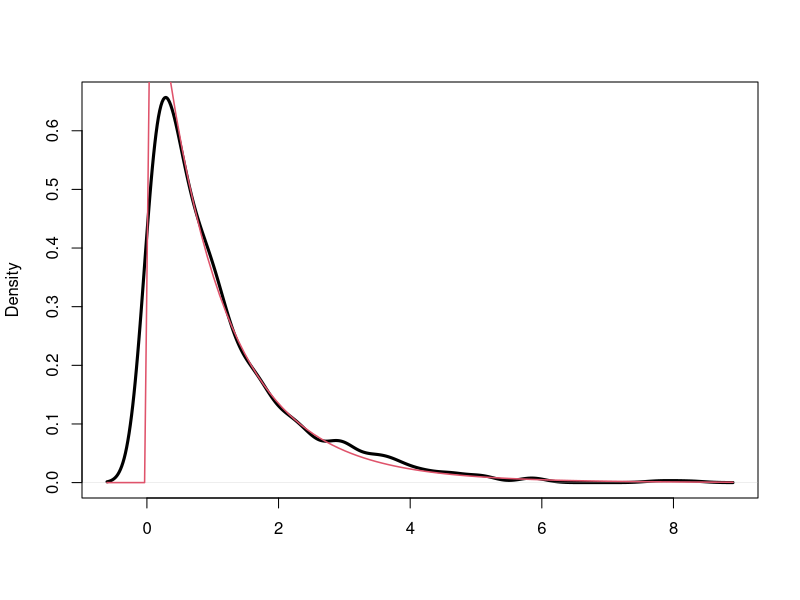
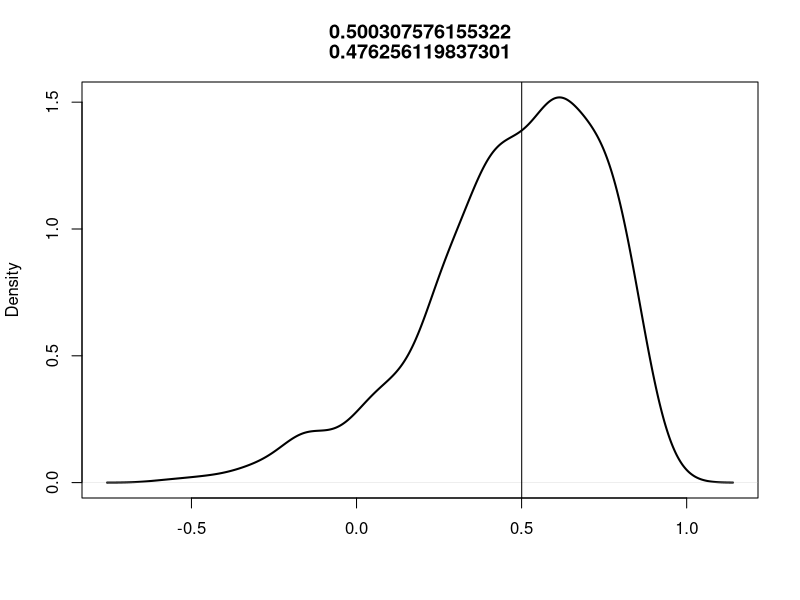

Recreate these plots in R, in order.
## ---- chunk 1
knitr::opts_chunk$set(echo = TRUE)

## ---- chunk 2
set.seed(61236)
# N: population size
# n : sample size
# iter : number of iteratrions
N=10000
n=100
B= 1000
x=rpois(N,100)
y=rpois(N,100)
z=rpois(N,100)
mux=mean(x)
muy=mean(y)
muz=mean(z)
mu=mean(c(mux,muy,muz))
sigma_x=var(x)
var_ybar=((N-n)/N)*(1/n)*sigma_x # Var(y_bar)=(N-n)/N*(1/n)*sigma^2
SD=var_ybar
## ---- chunk 3
set.seed(61236)
G=3
MSE = rep(NA, B)
for (i in 1:B){
 y1=rnorm(n=n, mean = mux, sd=SD)
 y2=rnorm(n=n, mean = mux, sd=SD)
 y3=rnorm(n=n, mean = mux, sd=SD)
 SSE=sum(y1^2)+sum(y2^2)+sum(y3^2)-(sum(y1)^2+sum(y2)^2+sum(y3)^2)/n
 MSE[i] = SSE/(G*(n-1))
}
sprintf('E(MSE)為%.2f',mean(MSE))

## ---- chunk 4
set.seed(61236)
G=3;
me = rep(NA, B)
for (i in 1:B){
 y1=rnorm(n=n, mean = mux, sd=SD)
 y2=rnorm(n=n, mean = muy, sd=SD)
 y3=rnorm(n=n, mean = muz, sd=SD)
 me[i]=(mean(y1)+mean(y2)+mean(y3))/G
}
sprintf('E(bias)為%.10f',mu-mean(me))
## ---- chunk 5
set.seed(61236)
G=3;n=10;SD=5
MSE = rep(NA, B)
for (i in 1:B){
 y1=rnorm(n=n, mean = 1, sd=SD)
 y2=rnorm(n=n, mean = 1, sd=SD)
 y3=rnorm(n=n, mean = 1, sd=SD)
 SSE=sum(y1^2)+sum(y2^2)+sum(y3^2)-(sum(y1)^2+sum(y2)^2+sum(y3)^2)/n
 MSE[i] = SSE/(G*(n-1))
}
sprintf('E(MSE)為%.2f,variance為%.0f,兩者相差%.3f',mean(MSE),SD^2,(SD^2)-mean(MSE))
## ---- chunk 6
F.value=rep(NA,B)
for (i in 1:B){
 y1=rnorm(n=n, mean = mux, sd=SD)
 y2=rnorm(n=n, mean = mux, sd=SD)
 y3=rnorm(n=n, mean = mux, sd=SD)
 SSE=sum(y1^2)+sum(y2^2)+sum(y3^2)-(sum(y1)^2+sum(y2)^2+sum(y3)^2)/n
 SSTR =  (sum(y1)^2+sum(y2)^2+sum(y3)^2)/n - (sum(y1+y2+y3))^2/(G*n)
 MSTR = SSTR / (G-1)
 MSE = SSE/(G*(n-1))
 F.value[i]=MSTR/MSE
}

plot(density(F.value), lwd=3, col=1, main="", xlab="")
curve(df(x, df1=(G-1), df2=(G*(n-1))),add=T, col=2, lwd=1.5)

## ---- chunk 7
b=rep(NA,B)
p=muz/sqrt((mux+muy)*(muy+muz))
for (i in 1:B){
 x1=rpois(n=n, mux)
 x2=rpois(n=n, muy)
 x3=rpois(n=n, muz)
 y1=x1+x3
 y2=x2+x3
 b[i]=cor(y1,y2)
}
plot(density(b), lwd=2, col=1, main=c(p,mean(b)), xlab="")
par(new=TRUE)
abline(v=p)
